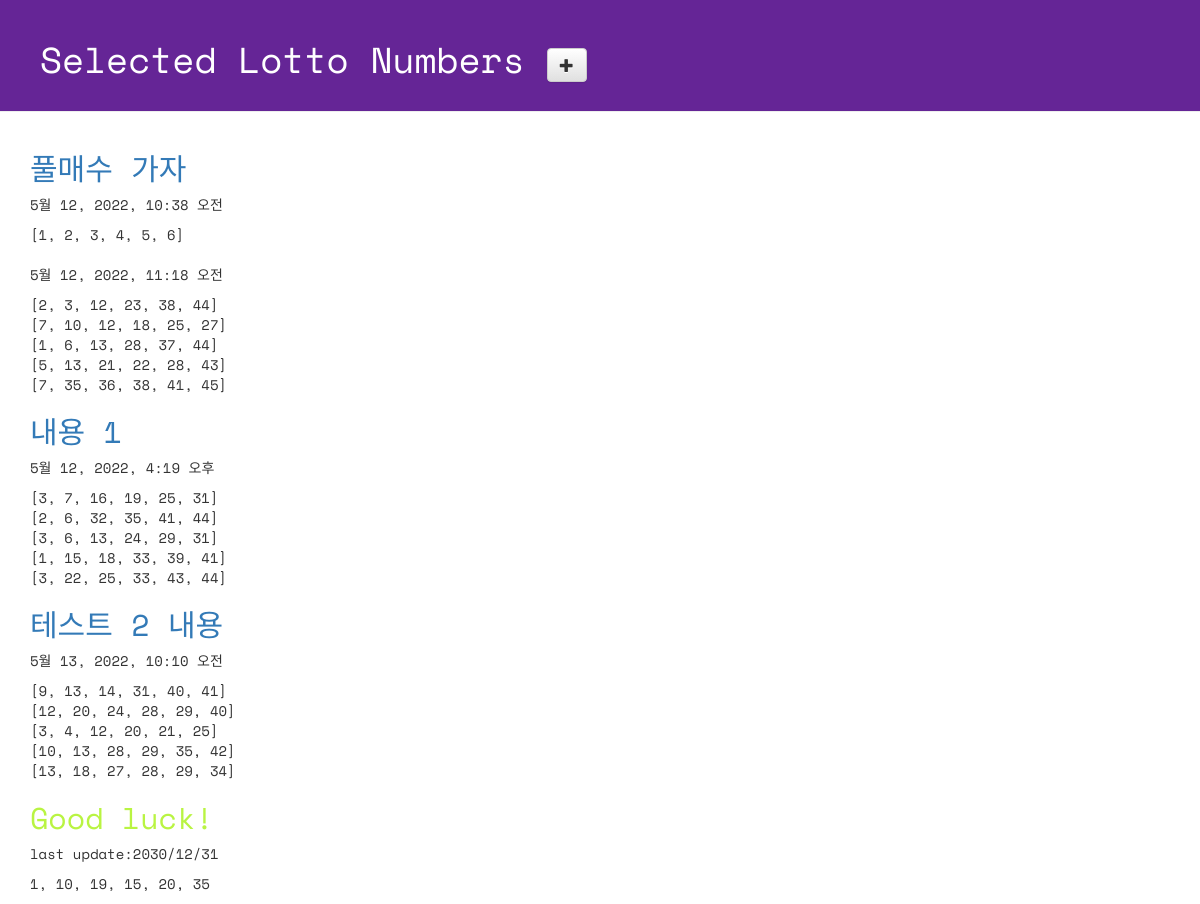
Page /lotto/ on the committed database.
### lotto/models.py (models this page shows, shortened)
class GuessNumbers(models.Model): #TABLe이름 미리 존재하는(장고에 이미 존재하는) 모델을 상속받아 사용한다.
    name = models.CharField(max_length=24) # 로또 번호 리스트의 이름
    text = models.CharField(max_length=255) # 로또 번호 리스트에 대한 설명
    lottos = models.CharField(max_length=255, default='[1, 2, 3, 4, 5, 6]') # 로또 번호들이 담길 str
    num_lotto = models.IntegerField(default=5) # 6개 번호 set의 갯수
    update_date = models.DateTimeField()

### lotto/views.py (the view)
# urls.py: path('lotto/',views.index,name='index'),
def index(request):
    lottos=GuessNumbers.objects.all()
    return render(request,'lotto/default.html',{'lottos':lottos}) #보내줄 변수가 없으므로!(random함수만 사용하므로)

### lotto/templates/lotto/default.html (shortened to what this page needs)
{% load static %}
<!DOCTYPE html>
<html lang="ko">
<head>
  <link rel="stylesheet" href="//maxcdn.bootstrapcdn.com/bootstrap/3.2.0/css/bootstrap.min.css">
  <link rel="stylesheet" href="//maxcdn.bootstrapcdn.com/bootstrap/3.2.0/css/bootstrap-theme.min.css">
  <link rel="stylesheet" href="{% static 'css/lotto.css' %}">
</head>
<body>
  <div class="page-header">
  <h1>
    Selected Lotto Numbers
    <a href="{% url 'new_lotto' %}">
    <span class="glyphicon glyphicon-plus btn btn-default"></span>
    </a>
  </h1>
  </div>
  <div class="container lotto">
    {% for lotto in lottos%}
      <h2><a href="{% url 'detail' lottokey=lotto.pk %}">{{lotto.text}}</a></h2>
      <p>{{lotto.update_date}}<p>
      <p>{{lotto.lottos | linebreaksbr}}</p>
    {% endfor %}
    <h2>Good luck!</h2>
    <p> last update:2030/12/31</p>
    <p> 1, 10, 19, 15, 20, 35 </p>
  </div>
</body>
</html>

### lotto/static/css/lotto.css (style rules this page uses)
.page-header { background-color: #652596; margin-top: 0; padding: 20px 20px 20px 40px; font-family: 'Space Mono', monospace; }
.page-header h1 { color: #FFFFFF; }
.container { font-family: 'Space Mono', monospace; }
.container h2 { color: #b9f442; }

### rows in the picture
GuessNumbers: text "풀매수 가자", update_date "5월 12, 2022, 10:38 오전", lottos "[1, 2, 3, 4, 5, 6]"
GuessNumbers: update_date "5월 12, 2022, 11:18 오전", lottos "[2, 3, 12, 23, 38, 44] [7, 10, 12, 18, 25, 27] [1, 6, 13, 28, 37, 44] [5, 13, 21, 22, 28, 43] [7, 35, 36, 38, 41, 45]"
GuessNumbers: text "내용 1", update_date "5월 12, 2022, 4:19 오후", lottos "[3, 7, 16, 19, 25, 31] [2, 6, 32, 35, 41, 44] [3, 6, 13, 24, 29, 31] [1, 15, 18, 33, 39, 41] [3, 22, 25, 33, 43, 44]"
GuessNumbers: text "테스트 2 내용", update_date "5월 13, 2022, 10:10 오전", lottos "[9, 13, 14, 31, 40, 41] [12, 20, 24, 28, 29, 40] [3, 4, 12, 20, 21, 25] [10, 13, 28, 29, 35, 42] [13, 18, 27, 28, 29, 34]"
